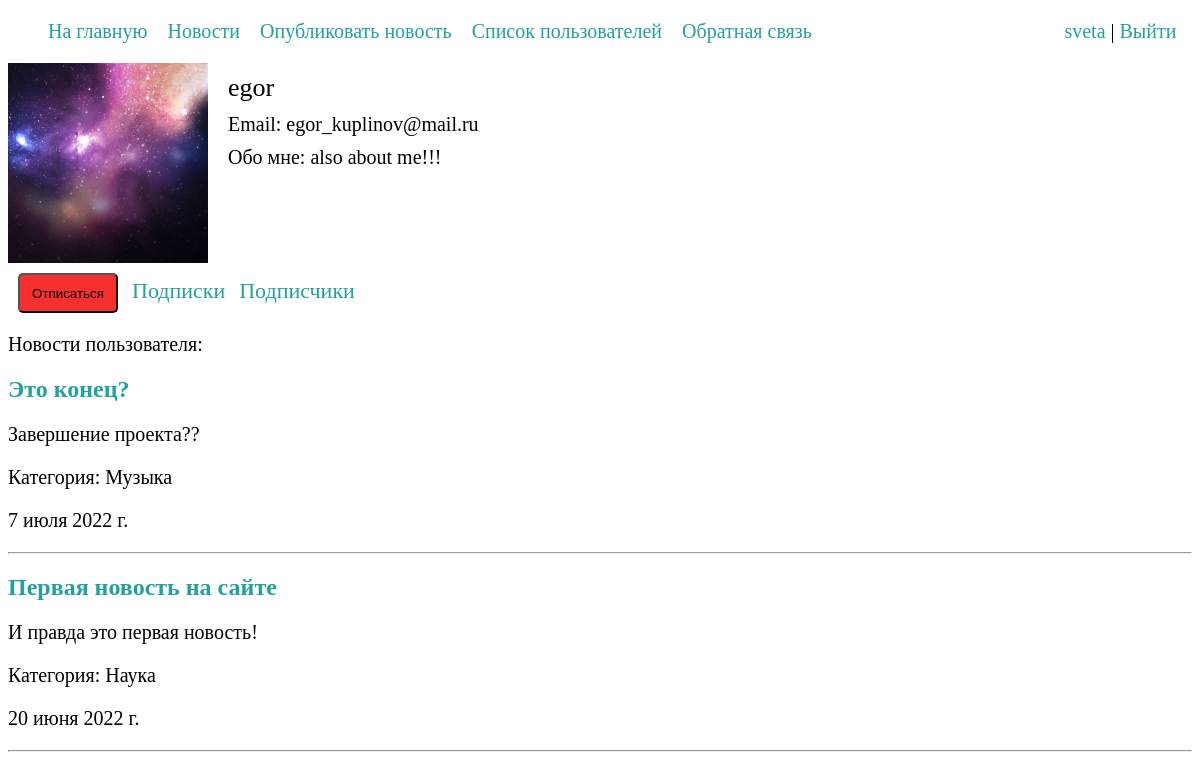
Page /account/2/ (signed in) on the committed database.
### news/models.py (models this page shows, shortened)
class Profile(models.Model):
    user = models.OneToOneField(User, null=True, on_delete=models.CASCADE)
    about = models.TextField(null=True, blank=True)
    profile_pic = models.ImageField(null=True, blank=True, upload_to="photos/", default="photos/user.png", verbose_name='Фотография пользователя')
    class Meta:
        verbose_name = 'Профиль'
        verbose_name_plural = 'Профили'
        ordering = ['id']

class News(models.Model):
    title = models.CharField(max_length=255, verbose_name='Заголовок')
    content = models.TextField(blank=False, verbose_name='Текст новости')
    time_created = models.DateTimeField(auto_now_add=True)
    cat = models.ForeignKey('Category', on_delete=models.CASCADE, null=True, verbose_name='Категория')
    author = models.ForeignKey(User, on_delete=models.CASCADE, null=True, verbose_name='Автор')
    def get_absolute_url(self):
        return reverse('newsById', kwargs={'news_id': self.pk})
    class Meta:
        verbose_name = 'Новости'
        verbose_name_plural = 'Новости'
        ordering = ['-time_created', 'title']

class Category(models.Model):
    name = models.CharField(max_length=100, db_index=True, verbose_name='Категория')
    slug = models.SlugField(max_length=255, db_index=True, unique=True, verbose_name='URL')
    def __str__(self):
        return self.name
    class Meta:
        verbose_name = 'Категории'
        verbose_name_plural = 'Категории'
        ordering = ['id']

### account/views.py (the view)
# urls.py: path('<int:profile_id>/', ShowProfile.as_view(), name='profile'),
class ShowProfile(LoginRequiredMixin, DataMixin, DetailView):
    model = Profile
    template_name = 'account/profile.html'
    pk_url_kwarg = 'profile_id'
    context_object_name = 'profile'
    def get_context_data(self, *, object_list=None, **kwargs):
        context = super().get_context_data(**kwargs)
        us_id = Profile.objects.get(id=self.kwargs['profile_id']).user_id
        context['news'] = News.objects.filter(author_id=us_id)
        f1 = UserFollowing.objects.filter(following_user_id=self.request.user.id, user_id=us_id)
        if f1:
            context['is_flw'] = True
        else:
            context['is_flw'] = False
        mix_def = self.get_user_context(
            title="Профиль пользователя " + User.objects.select_related('profile').get(id=us_id).username)
        return dict(list(context.items()) + list(mix_def.items()))
    def get_queryset(self):
        return Profile.objects.filter(id=self.kwargs['profile_id']).select_related('user')

### account/utils.py (called while the page is built)
    def get_user_context(self, **kwargs):
        context = kwargs
        cats = Category.objects.all()
        context['menu'] = menu
        context['cats'] = cats
        return context

### account/templates/account/profile.html
{% extends 'news/base.html' %}
{% load static %}
{% block content %}
    <div class="profileCard">
        <img src="{{ profile.profile_pic.url }}" class="avatar" alt="avatar">
        <div class="about">
            <p class="username">{{ profile.user.username }}</p>
            <p>Email: {{ profile.user.email }}</p>
            <p class="aboutUser">Обо мне: {{ profile.about }}</p>
        </div>
    </div>
{% if profile.id == request.user.profile.id %}
    <button  class="editProfile" onclick="window.location.href = '{% url 'editProfile' %}';">Редактировать профиль</button>
{% else %}
    {% if is_flw %}
        <button class="unflw_btn" onclick="window.location.href = '{% url 'following' %}?param=unfollow&usid={{profile.user.id}}';">Отписаться</button>
    {% else %}
        <button class="flw_btn" onclick="window.location.href = '{% url 'following' %}?param=follow&usid={{profile.user.id}}';">Подписаться</button>
    {% endif %}
{% endif %}
<a href="{% url 'subs' %}?usid={{profile.user.id}}" class="subs">Подписки</a>
<a href="{% url 'followers' %}?usid={{profile.user.id}}" class="subs">Подписчики</a>
<div class="userNews">
    <p>Новости пользователя:</p>
    {% for n in news %}
        <h2><a href="{{ n.get_absolute_url }}">{{n.title}}</a></h2>
        <p>{{n.content}}</p>
        <p>Категория: {{n.cat}}</p>
        <P>{{n.time_created|date:""}}</P>
    <hr>
    {% endfor %}
</div>
{% endblock %}

### news/templates/news/base.html (shortened to what this page needs)
{% load static %}
<!DOCTYPE html>
<html lang="en">
<head>
    <link rel='stylesheet' type='text/css' href="{% static 'news/css/styles.css' %}" />
</head>
<body>
{% block mainmenu %}
<ul class="head">
    {% for m in menu %}
    <li><a href="{% url m.url_name %}">{{m.title}}</a></li>
    {% endfor %}
    {% if request.user.is_authenticated %}
            <li class="headLogin"><a href="{% url 'profile' profile_id=user.profile.id %}">{{ user.username }}</a> | <a href="{% url 'logout' %}">Выйти</a></li>
    {% else %}
        <li class="headLogin"><a href="{% url 'register' %}">Регистрация</a> | <a href="{% url 'login' %}">Вход</a></li>
    {% endif %}
</ul>
{% endblock mainmenu %}
{% block content %}
{% endblock %}
</body>
</html>

### news/static/news/css/styles.css (style rules this page uses)
a:active, a:hover, a { text-decoration: none; color: #24a19c; }
.head { width: 97%; display: flex; font-size: 20px; }
.head li { display: inline; margin-right: 20px; }
.headLogin { margin-left: auto; margin-right: 0em; }
.profileCard { width: 97%; display: flex; }
.avatar { height: 200px; width: 200px; margin-right: 10px; }
.profileCard p { margin: 10px 10px 10px 10px; font-size: 20px; }
.profileCard .username { font-size: 26px; }
.profileCard .aboutUser { width: 500px; }
.userNews p { font-size: 20px; }
.unflw_btn { width:100px; height: 40px; margin: 10px 0px 0px 10px; background-color: #f72f2f; border-radius: 5px; cursor: pointer; color: black; }
.subs { font-size: 22px; margin-left: 10px; }

### rows in the picture
Profile: profile_pic (picture), user.username "egor", user.email "egor_kuplinov@mail.ru", about "also about me!!!"
News: title "Это конец?", content "Завершение проекта??", cat "Музыка", time_created "7 июля 2022 г."
News: title "Первая новость на сайте", content "И правда это первая новость!", cat "Наука", time_created "20 июня 2022 г."

### other values in the picture
{{ m.title }} "На главную" "Новости" "Опубликовать новость" "Список пользователей" "Обратная связь"
{{ user.username }} "sveta"
